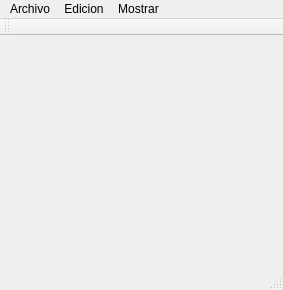
<?xml version="1.0" encoding="UTF-8"?>
<ui version="4.0">
 <class>MainWindow</class>
 <widget class="QMainWindow" name="MainWindow">
  <property name="geometry">
   <rect>
    <x>0</x>
    <y>0</y>
    <width>283</width>
    <height>290</height>
   </rect>
  </property>
  <property name="sizePolicy">
   <sizepolicy hsizetype="MinimumExpanding" vsizetype="MinimumExpanding">
    <horstretch>0</horstretch>
    <verstretch>0</verstretch>
   </sizepolicy>
  </property>
  <property name="windowTitle">
   <string>ImageApprox</string>
  </property>
  <widget class="QWidget" name="centralWidget"/>
  <widget class="QMenuBar" name="menuBar">
   <property name="geometry">
    <rect>
     <x>0</x>
     <y>0</y>
     <width>283</width>
     <height>21</height>
    </rect>
   </property>
   <widget class="QMenu" name="menuArchivo">
    <property name="title">
     <string>Archivo</string>
    </property>
    <addaction name="actionCargar_Imagen"/>
    <addaction name="actionGuardar_Imagen"/>
   </widget>
   <widget class="QMenu" name="menuEdicion">
    <property name="title">
     <string>Edicion</string>
    </property>
    <addaction name="actionAplicar_Algoritmo"/>
   </widget>
   <widget class="QMenu" name="menuMostrar">
    <property name="title">
     <string>Mostrar</string>
    </property>
    <addaction name="actionMalla"/>
    <addaction name="actionAproximacion"/>
   </widget>
   <addaction name="menuArchivo"/>
   <addaction name="menuEdicion"/>
   <addaction name="menuMostrar"/>
  </widget>
  <widget class="QToolBar" name="mainToolBar">
   <property name="sizePolicy">
    <sizepolicy hsizetype="Minimum" vsizetype="Minimum">
     <horstretch>0</horstretch>
     <verstretch>0</verstretch>
    </sizepolicy>
   </property>
   <attribute name="toolBarArea">
    <enum>TopToolBarArea</enum>
   </attribute>
   <attribute name="toolBarBreak">
    <bool>false</bool>
   </attribute>
  </widget>
  <widget class="QStatusBar" name="statusBar"/>
  <action name="actionCargar_Imagen">
   <property name="text">
    <string>Cargar Imagen..</string>
   </property>
  </action>
  <action name="actionAplicar_Algoritmo">
   <property name="text">
    <string>Aplicar Algoritmo..</string>
   </property>
  </action>
  <action name="actionGuardar_Imagen">
   <property name="text">
    <string>Guardar Imagen</string>
   </property>
  </action>
  <action name="actionMalla">
   <property name="checkable">
    <bool>true</bool>
   </property>
   <property name="checked">
    <bool>true</bool>
   </property>
   <property name="text">
    <string>Malla</string>
   </property>
  </action>
  <action name="actionAproximacion">
   <property name="checkable">
    <bool>true</bool>
   </property>
   <property name="text">
    <string>Aproximacion</string>
   </property>
  </action>
 </widget>
 <layoutdefault spacing="6" margin="11"/>
 <resources/>
 <connections>
  <connection>
   <sender>actionMalla</sender>
   <signal>activated()</signal>
   <receiver>centralWidget</receiver>
   <slot>repaint()</slot>
   <hints>
    <hint type="sourcelabel">
     <x>-1</x>
     <y>-1</y>
    </hint>
    <hint type="destinationlabel">
     <x>141</x>
     <y>151</y>
    </hint>
   </hints>
  </connection>
  <connection>
   <sender>actionAproximacion</sender>
   <signal>activated()</signal>
   <receiver>centralWidget</receiver>
   <slot>repaint()</slot>
   <hints>
    <hint type="sourcelabel">
     <x>-1</x>
     <y>-1</y>
    </hint>
    <hint type="destinationlabel">
     <x>141</x>
     <y>151</y>
    </hint>
   </hints>
  </connection>
 </connections>
</ui>
